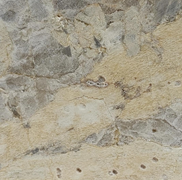
#> input picture Maps/gelfa_65.png, 182 x 180 px
$ jupyter execute --allow-errors Map_Script.ipynb   (shell and % lines are left out)
#> lines starting #> are read from the running program, lines starting #| are printed output that depends on the picture
[cell 1]
from Data_Core.experiment import *

from sklearn.gaussian_process import GaussianProcessRegressor
from sklearn.gaussian_process.kernels import *

# Load Data and remove baseline + normalize

[cell 2]
from shutil import copy

folder = r'D:/Data_LIBS/Mapa_Gelfa_SLIC_65x65/'
#> (the rest of this cell did not finish here and is left out)

#> (a cell that did not finish here is left out)

# Sample Signal

[cell 4]
ii=10
#> (the rest of this cell did not finish here and is left out)

# Load mapa data
Disregard the map that appears at the end, most of the times is just a bad interpolation.
Basically this function computes the peak area, calculated at height h=ratio_of_maximum*maximum;

#> (a cell that did not finish here is left out)

#> (a cell that did not finish here is left out)

# Full resolution map

#> (a cell that did not finish here is left out)

[cell 8]
import matplotlib.pyplot as plt
import numpy as np

from skimage import io

from skimage.segmentation import felzenszwalb, slic, quickshift
from skimage.segmentation import mark_boundaries
from skimage.util import img_as_float
from matplotlib.pyplot import *
from skimage.measure import regionprops


image = io.imread('gelfa_65.png')
#> image is the input picture: shape (180, 182, 3); mean R, G, B 166.7, 159.3, 140.6
img = img_as_float(image)
img = np.transpose(img,axes=(1,0,2))
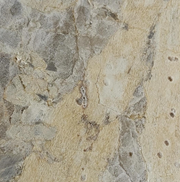
#> img: shape (182, 180, 3) float64; mean R, G, B 0.654, 0.625, 0.551
img = img[::,::,:]

subplots()
title('Sample Image')
subplot(1,2,1)
#> (the rest of this cell did not finish here and is left out)


$ run again, with Maps/gelfa.png copied over Maps/gelfa_65.png
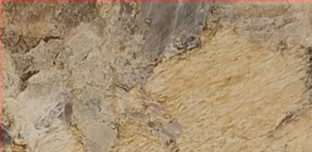
#> input picture Maps/gelfa.png, 312 x 152 px
#> image is the input picture: shape (152, 312, 3); mean R, G, B 167, 143.9, 113.3
#> `img = np.transpose(img,axes=(1,0,2))`:
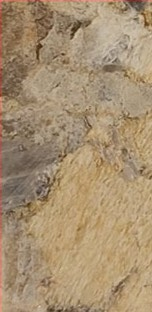
#> img: shape (312, 152, 3) float64; mean R, G, B 0.655, 0.564, 0.444
